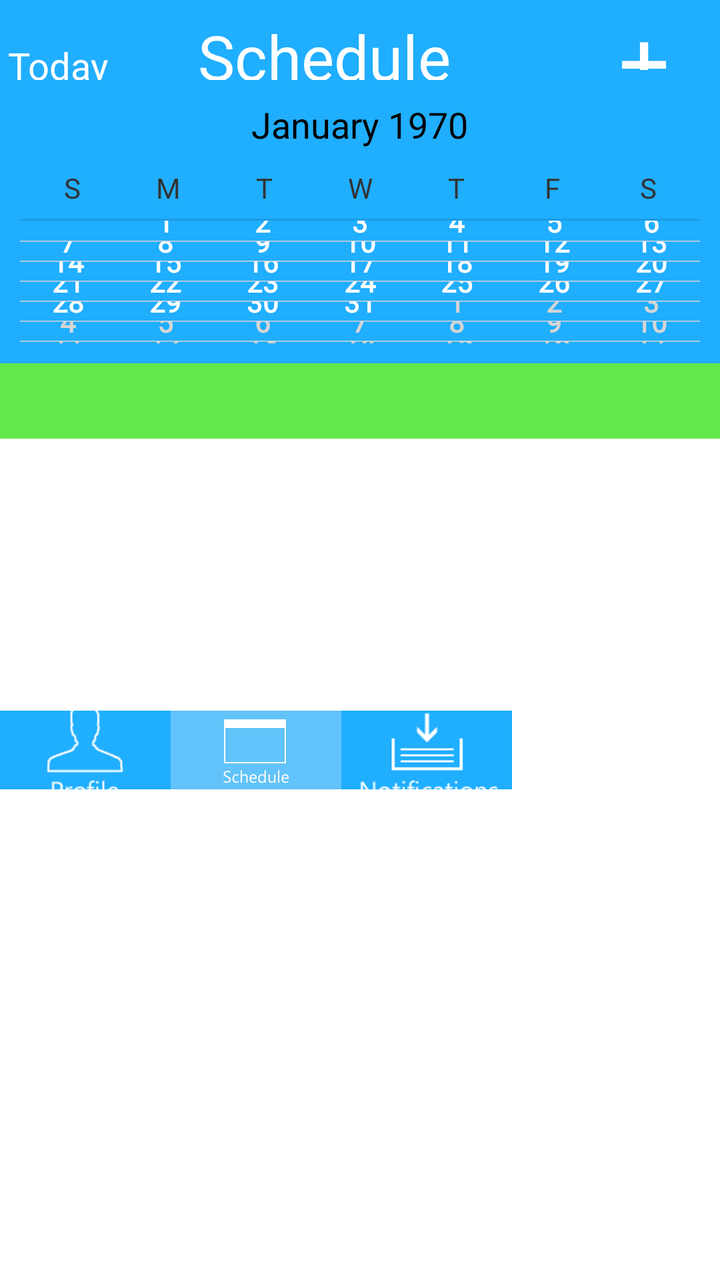
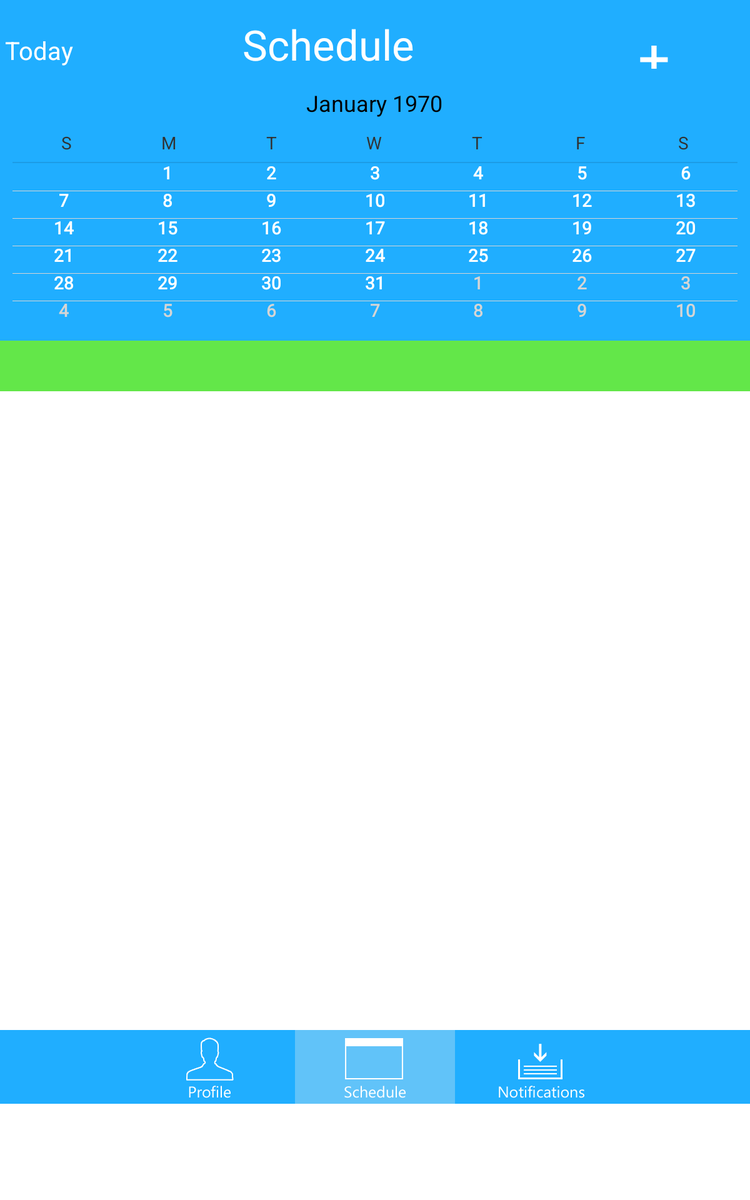

Compare how this app lays out the same screen by default and in its alternative resource folder. The renders come first, then the two layout files and the values they reference.
<!-- AndroidManifest.xml: application theme AppTheme -->
<!-- res/layout/schedule.xml -->
<LinearLayout
    android:layout_height="fill_parent"
    android:layout_width="fill_parent"
    android:orientation="vertical"
    android:background="@color/white"
    xmlns:android="http://schemas.android.com/apk/res/android">

    <LinearLayout
        android:id="@+id/scheduleBar"
        android:layout_width="match_parent"
        android:layout_height="120px"
        android:orientation="horizontal"
        android:background="@color/planit_blue">

        <Button
            android:id="@+id/goToTodayButton"
            style="?android:borderlessButtonStyle"
            android:layout_width="wrap_content"
            android:layout_height="fill_parent"
            android:background="@color/planit_blue"
            android:textColor="#FFFFFF"
            android:paddingTop="20dp"
            android:paddingLeft="15dp"
            android:paddingRight="25dp"
            android:textSize="9pt"
            android:gravity="center_vertical"
            android:text="Today"
            android:onClick="goToToday"
            />

        <TextView
            android:id="@+id/screenTitle"
            android:layout_width="wrap_content"
            android:layout_height="fill_parent"
            android:paddingTop="22px"
            android:textColor="#FFFFFF"
            android:textSize="15pt"
            android:gravity="center_vertical"
            android:layout_marginLeft="35dp"
            android:text="Schedule" />

        <Button
            android:id="@+id/newEventButton"
            style="?android:borderlessButtonStyle"
            android:layout_width="wrap_content"
            android:layout_height="fill_parent"
            android:background="@null"
            android:textColor="#FFFFFF"
            android:textSize="45dp"
            android:paddingBottom="5dp"
            android:gravity="center_vertical"
            android:layout_marginLeft="80dp"
            android:text="+"
            android:onClick="doNewEvent"
            />
    </LinearLayout>

    <LinearLayout android:id="@+id/scheduleContainer"
        android:layout_width="fill_parent"
        android:layout_height="946px"
        android:orientation="vertical">

        <CalendarView android:id="@+id/scheduleCal"
            android:layout_width="match_parent"
            android:layout_height="425px"
            android:paddingLeft="10dp"
            android:paddingRight="10dp"
            android:paddingBottom="10dp"
            android:background="@color/planit_blue"
            android:selectedDateVerticalBar="@color/planit_green"
            android:selectedWeekBackgroundColor="@color/planit_blue"
            android:showWeekNumber="false"
            android:weekSeparatorLineColor="@color/planit_light_grey"
            android:focusedMonthDateColor="@color/white"
            android:unfocusedMonthDateColor="@color/planit_light_grey"
            android:weekDayTextAppearance="@color/white"/>

        <LinearLayout android:id="@+id/selectedDayBanner"
            android:layout_width="fill_parent"
            android:layout_height="wrap_content"
            android:background="@color/planit_green">

            <TextView
                android:id="@+id/selectedDayTitle"
                android:layout_width="fill_parent"
                android:layout_height="wrap_content"
                android:textColor="@color/white"
                android:textSize="10pt"
                android:paddingTop="5dp"
                android:paddingBottom="5dp"
                android:gravity="center_horizontal"
                android:layout_gravity="center_vertical" />
        </LinearLayout>

        <ListView xmlns:android="http://schemas.android.com/apk/res/android"
            android:id="@+id/selectedDaySchedule"
            android:paddingLeft="10dp"
            android:paddingRight="10dp"
            android:layout_width="fill_parent"
            android:layout_height="219dp"
            android:listSelector="@android:color/transparent" />

    </LinearLayout>

    <LinearLayout
        android:id="@+id/navigationBarView"
        android:layout_width="match_parent"
        android:layout_height="118px"
        android:layout_alignParentBottom="true"
        android:orientation="horizontal">

        <ImageButton
            android:id="@+id/profileButton"
            style="?android:borderlessButtonStyle"
            android:layout_width="256px"
            android:layout_height="wrap_content"
            android:src="@drawable/profile_button"
            android:background="@null"
            android:onClick="goToProfile"/>

        <Button
            android:id="@+id/scheduleButton"
            style="?android:borderlessButtonStyle"
            android:layout_width="256px"
            android:layout_height="wrap_content"
            android:background="@drawable/schedule_button_selected"
            android:textColor="#FFFFFF"
            android:textSize="9pt"
            android:layout_gravity="center_horizontal"
            android:paddingBottom="10dp"/>

        <ImageButton
            android:id="@+id/notificationsButton"
            style="?android:borderlessButtonStyle"
            android:layout_width="256px"
            android:layout_height="wrap_content"
            android:src="@drawable/notifications_button"
            android:background="@null"
            android:onClick="goToNotifications" />
    </LinearLayout>

</LinearLayout>
<!-- resources referenced by this layout -->
<resources>
  <color name="planit_blue">#20AEFF</color>
  <color name="planit_green">#63E749</color>
  <color name="planit_light_grey">#D5D5D5</color>
  <color name="white">#FFFFFF</color>
  <!-- drawable notifications_button: png bitmap (drawable-xhdpi, 4843 bytes) -->
  <!-- drawable profile_button: png bitmap (drawable-xhdpi, 5621 bytes) -->
  <!-- drawable schedule_button_selected: png bitmap (drawable-xhdpi, 4419 bytes) -->
  <style name="AppTheme" parent="android:Theme.Holo.Light.DarkActionBar">
          
      </style>
</resources>
<!-- res/layout-large/schedule.xml (the repository's variant of the layout above) -->
<!-- drawn on a 7-inch tablet held upright -->
<LinearLayout
    xmlns:android="http://schemas.android.com/apk/res/android"
    android:layout_width="fill_parent"
    android:layout_height="fill_parent"
    android:background="@color/white"
    android:orientation="vertical">

    <LinearLayout
        android:id="@+id/scheduleBar"
        android:layout_width="match_parent"
        android:layout_height="120px"
        android:background="@color/planit_blue"
        android:orientation="horizontal">

        <Button
            android:id="@+id/goToTodayButton"
            style="?android:borderlessButtonStyle"
            android:layout_width="wrap_content"
            android:layout_height="fill_parent"
            android:background="@color/planit_blue"
            android:gravity="center_vertical"
            android:onClick="goToToday"
            android:paddingLeft="30dp"
            android:paddingRight="25dp"
            android:paddingTop="20dp"
            android:text="Today"
            android:textColor="#FFFFFF"
            android:textSize="9pt" />

        <TextView
            android:id="@+id/screenTitle"
            android:layout_width="wrap_content"
            android:layout_height="fill_parent"
            android:layout_marginLeft="130dp"
            android:gravity="center_vertical"
            android:paddingTop="22px"
            android:text="Schedule"
            android:textColor="#FFFFFF"
            android:textSize="15pt" />

        <Button
            android:id="@+id/newEventButton"
            style="?android:borderlessButtonStyle"
            android:layout_width="wrap_content"
            android:layout_height="fill_parent"
            android:layout_marginLeft="175dp"
            android:background="@null"
            android:gravity="center_vertical"
            android:onClick="doNewEvent"
            android:paddingTop="15dp"
            android:paddingBottom="5dp"
            android:text="+"
            android:textColor="#FFFFFF"
            android:textSize="45dp" />
    </LinearLayout>

    <LinearLayout
        android:id="@+id/scheduleContainer"
        android:layout_width="fill_parent"
        android:layout_height="764dp"
        android:orientation="vertical">

        <CalendarView
            android:id="@+id/scheduleCal"
            android:layout_width="match_parent"
            android:layout_height="425px"
            android:background="@color/planit_blue"
            android:focusedMonthDateColor="@color/white"
            android:paddingBottom="10dp"
            android:paddingLeft="10dp"
            android:paddingRight="10dp"
            android:selectedDateVerticalBar="@color/planit_green"
            android:selectedWeekBackgroundColor="@color/planit_blue"
            android:showWeekNumber="false"
            android:unfocusedMonthDateColor="@color/planit_light_grey"
            android:weekDayTextAppearance="@color/white"
            android:weekSeparatorLineColor="@color/planit_light_grey" />

        <LinearLayout
            android:id="@+id/selectedDayBanner"
            android:layout_width="fill_parent"
            android:layout_height="wrap_content"
            android:background="@color/planit_green">

            <TextView
                android:id="@+id/selectedDayTitle"
                android:layout_width="fill_parent"
                android:layout_height="wrap_content"
                android:layout_gravity="center_vertical"
                android:gravity="center_horizontal"
                android:paddingBottom="5dp"
                android:paddingTop="5dp"
                android:textColor="@color/white"
                android:textSize="10pt" />
        </LinearLayout>

        <ListView xmlns:android="http://schemas.android.com/apk/res/android"
            android:id="@+id/selectedDaySchedule"
            android:layout_width="fill_parent"
            android:layout_height="600dp"
            android:listSelector="@android:color/transparent"
            android:paddingLeft="10dp"
            android:paddingRight="10dp" />

    </LinearLayout>

    <LinearLayout
        android:id="@+id/navigationBarView"
        android:layout_width="match_parent"
        android:layout_height="wrap_content"
        android:gravity="center"
        android:background="@color/planit_blue"
        android:orientation="horizontal">

        <ImageButton
            android:id="@+id/profileButton"
            style="?android:borderlessButtonStyle"
            android:layout_width="wrap_content"
            android:layout_height="wrap_content"
            android:background="@null"
            android:onClick="goToProfile"
            android:src="@drawable/profile_button" />

        <Button
            android:id="@+id/scheduleButton"
            style="?android:borderlessButtonStyle"
            android:layout_width="wrap_content"
            android:layout_height="wrap_content"
            android:layout_gravity="center_horizontal"
            android:background="@drawable/schedule_button_selected"
            android:paddingBottom="10dp"
            android:textColor="#FFFFFF"
            android:textSize="9pt" />

        <ImageButton
            android:id="@+id/notificationsButton"
            style="?android:borderlessButtonStyle"
            android:layout_width="wrap_content"
            android:layout_height="wrap_content"
            android:background="@null"
            android:onClick="goToNotifications"
            android:src="@drawable/notifications_button" />
    </LinearLayout>

</LinearLayout>
